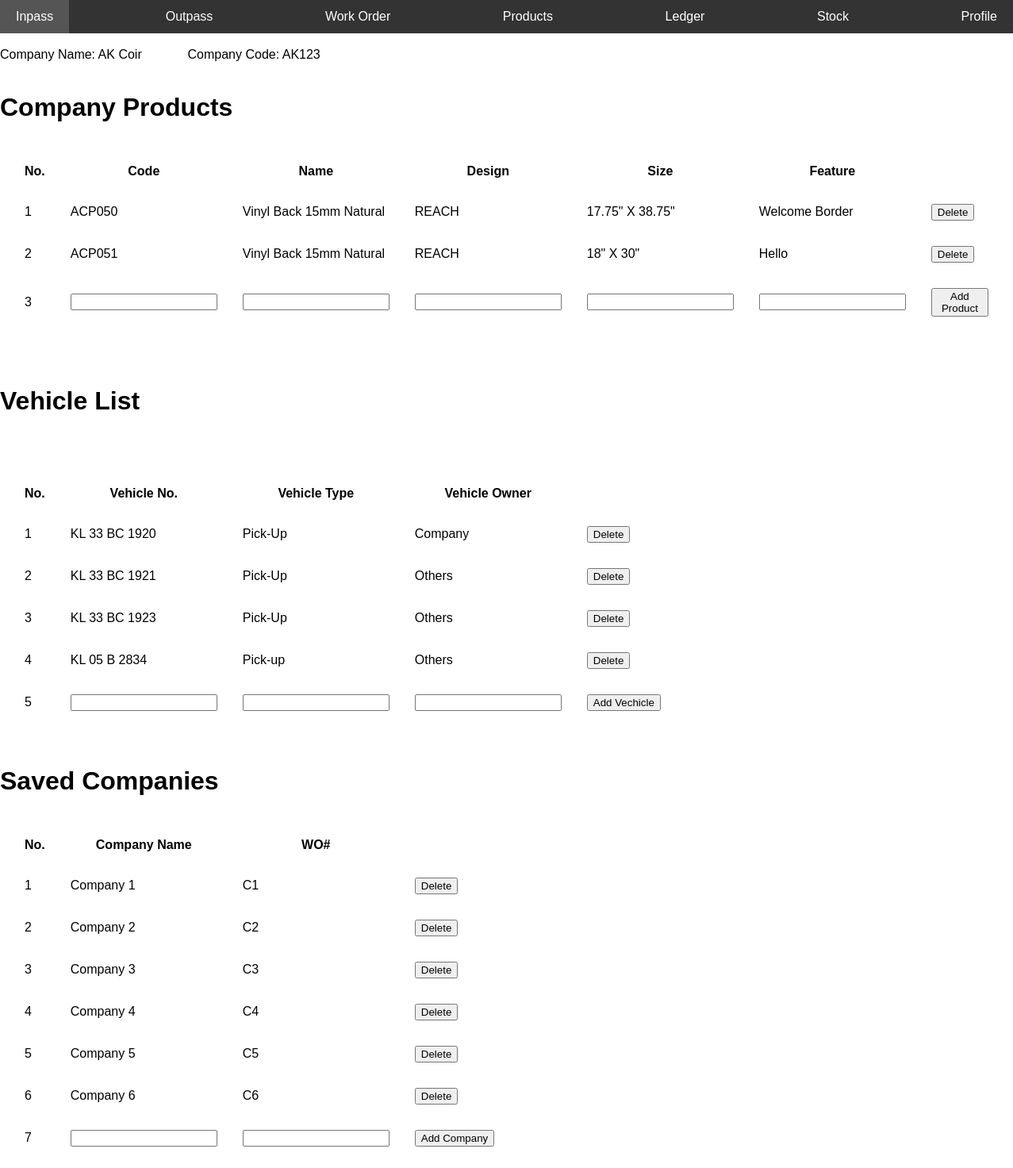
The app's page /profile.php with its own data.
### tables this page shows
CREATE TABLE IF NOT EXISTS `profile` (
  `name` varchar(50) NOT NULL,
  `wo` varchar(25) NOT NULL
);

CREATE TABLE IF NOT EXISTS `company_products` (
  `id` int NOT NULL AUTO_INCREMENT,
  `code` varchar(25) NOT NULL,
  `name` varchar(50) NOT NULL,
  `design` varchar(25) NOT NULL,
  `size` varchar(25) NOT NULL,
  `features` varchar(25) NOT NULL DEFAULT 'none',
  PRIMARY KEY (`id`)
);

CREATE TABLE IF NOT EXISTS `vehicles` (
  `type` varchar(50) NOT NULL,
  `number` varchar(50) NOT NULL,
  `owner` varchar(50) NOT NULL
);

CREATE TABLE IF NOT EXISTS `company` (
  `id` int NOT NULL AUTO_INCREMENT,
  `name` varchar(50) NOT NULL,
  `code` varchar(25) NOT NULL,
  PRIMARY KEY (`id`)
);

### profile.php (the view, shortened to what this page needs)
<?php
include 'conn.php';
include 'nav.php';
?>
<?php
$sql = "SELECT * from profile";
$retval = mysqli_query($conn, $sql);
$name = "";
$wo = "";
while ($row = $retval->fetch_assoc()) {
    $name = $row['name'];
    $wo = $row['wo'];
}
$sql = "SELECT * from vehicles";
$retval2 = mysqli_query($conn, $sql);
$sql2 = "SELECT * from company Order by name";
$retval3 = mysqli_query($conn, $sql2);
$sql4 = "SELECT * from company_products";
$retval4 = mysqli_query($conn, $sql4);
?>
<html>
<body> <br>
    Company Name:
    <?php echo $name ?> &nbsp; &nbsp; &nbsp; &nbsp; &nbsp; &nbsp;
    Company Code:
    <?php echo $wo ?> <br> <br>
    <h1>Company Products</h1>
    <table style="border-spacing: 30px;">
            <thead>
                <th>No.</th>
                <th>Code</th>
                <th>Name</th>
                <th>Design</th>
                <th>Size</th>
                <th>Feature</th>
                <th></th>
            </thead>
            <tbody>
                <?php
                $i = 1;
                while ($row = mysqli_fetch_assoc($retval4)) {
                    echo "
                    <form method='POST'>
                    <tr>
                    <td>
                    $i
                    </td>
                    <td>
                    {$row['code']}
                    </td>
                    <td>
                    {$row['name']}
                    </td>
                    <td>
                    {$row['design']}
                    </td>
                    <td>
                    {$row['size']}
                    </td>
                    <td>
                    {$row['features']}
                    </td>
                    <td>
                    <form method='post' id='delete_company_product' name='delete_company_product'>
                    <input type='hidden' name='id' value='{$row['code']}'>
                    <input type='submit' id='delete_company_product' name='delete_company_product' value='Delete'>
                    </form>
                    </td>
                    </tr>
                    </form>
                    ";
                    $i = $i + 1;
                }
                ?>
                <tr>
                    <form method="post">
                        <td>
                            <?php echo $i ?>
                        </td>
                        <td><input type="text" required name="code"></td>
                        <td><input type="text" required name="name"></td>
                        <td><input type="text" required name="design"></td>
                        <td><input type="text" required name="size"></td>
                        <td><input type="text" name="features"></td>
                        <td><button name="add_company_product">Add Product</button></td>
                    </form>
                </tr>
            </tbody>
        </table>
        <br> <br>
    <h1>Vehicle List</h1> <br> <br>
    <table style="border-spacing: 30px;">
        <thead>
            <th>No.</th>
            <th>Vehicle No.</th>
            <th>Vehicle Type</th>
            <th>Vehicle Owner</th>
            <th></th>
        </thead>
        <tbody>
            <?php
            $i = 1;
            while ($row = mysqli_fetch_assoc($retval2)) {
                echo "
                    <tr>
                    <td>
                    $i
                    </td>
                    <td>
                    {$row['number']}
                    </td>
                    <td>
                    {$row['type']}
                    </td>
                    <td>
                    {$row['owner']}
                    </td>
                    <td>
                    <form method='post' id='delete_vehicle' name='delete_vehicle'>
                    <input type='hidden' name='id' value='{$row['number']}'>
                    <input type='submit' id='delete_vehicle' name='delete_vehicle' value='Delete'>
                    </form>
                    </td>
                    </tr>
                    ";
                $i = $i + 1;
            }
            ?>
            <tr>
                <form method="post">
                    <td>
                        <?php echo $i ?>
                    </td>
                    <td><input type="text" required name="no"></td>
                    <td><input type="text" required name="type"></td>
                    <td><input type="text" required name="owner"></td>
                    <td><button name="add_vehicle">Add Vechicle</button></td>
                </form>
            </tr>
        </tbody>
    </table>
    <br>
    <h1>Saved Companies</h1>
    <table style="border-spacing: 30px;">
        <thead>
            <th>No.</th>
            <th>Company Name</th>
            <th>WO#</th>
            <th></th>
        </thead>
        <tbody>
            <?php
            $i = 1;
            while ($row = mysqli_fetch_assoc($retval3)) {
                echo "
                    <form method='POST'>
                    <tr>
                    <td>
                    $i
                    </td>
                    <td>
                    {$row['name']}
                    </td>
                    <td>
                    {$row['code']}
                    </td>
                    <td>
                    <form method='post' id='delete_company' name='delete_company'>
                    <input type='hidden' name='id' value='{$row['code']}'>
                    <input type='submit' id='delete_company' name='delete_company' value='Delete'>
                    </form>
                    </td>
                    </tr>
                    </form>
                    ";
                $i = $i + 1;
            }
            ?>
            <tr>
                <form method="post">
                    <td>
                        <?php echo $i ?>
                    </td>
                    <td><input type="text" required name="name"></td>
                    <td><input type="text" required name="code"></td>
                    <td><button name="add_company">Add Company</button></td>
                </form>
            </tr>
        </tbody>
    </table>
</body>
</html>

### nav.php (style rules this page uses)
body { margin: 0; padding: 0; font-family: Arial, sans-serif; }

### records on screen
profile: name "AK Coir", wo "AK123"
company_products: code "ACP050", name "Vinyl Back 15mm Natural", design "REACH", size "17.75\" X 38.75\"", features "Welcome Border"
company_products: code "ACP051", name "Vinyl Back 15mm Natural", design "REACH", size "18\" X 30\"", features "Hello"
vehicles: number "KL 33 BC 1920", type "Pick-Up", owner "Company"
vehicles: number "KL 33 BC 1921", type "Pick-Up", owner "Others"
vehicles: number "KL 33 BC 1923", type "Pick-Up", owner "Others"
vehicles: number "KL 05 B 2834", type "Pick-up", owner "Others"
company: name "Company 1", code "C1"
company: name "Company 2", code "C2"
company: name "Company 3", code "C3"
company: name "Company 4", code "C4"
company: name "Company 5", code "C5"
company: name "Company 6", code "C6"

### other values on screen
$i "3"
$i "5"
$i "7"
